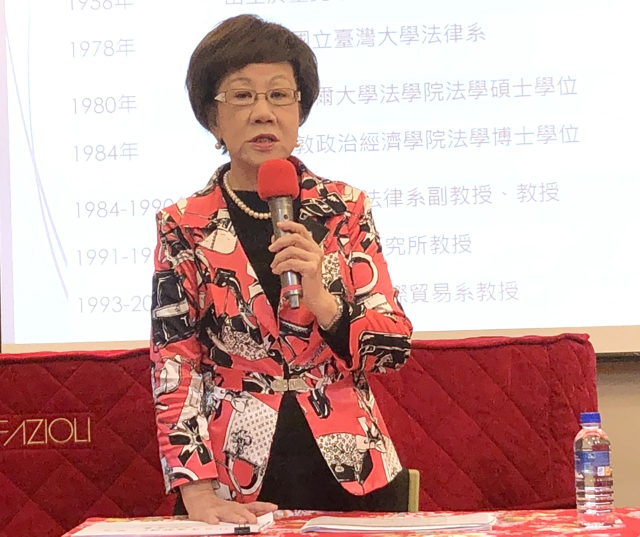
#> input picture input/lu.jpeg, 1280 x 1073 px (shown at 1/2 size)
$ python main.py
#> lines starting #> are read from the running program, lines starting #| are printed output that depends on the picture
import numpy as np
import cv2
import time

"""
Coordinate System

    0/0---X--->
     |
     |
     Y
     |
     |
     v
"""


def coordinate_u(img):
    """
    Each column of the coordinate matrix consists of [x, y, 1]^T

    Use the same coordinate system used by OpenCV
    (x: horizontal, y: vertical).
    """
    h, w, ch = img.shape
    img_size = h * w

    coordinate = np.ones((3, img_size), dtype=int)
    v1 = np.arange(h)
    v2 = np.arange(w)
    coordinate[0] = np.tile(v2, h)
    coordinate[1] = np.repeat(v1, w, axis=0)

    return coordinate


def homography_transform(H, u):
    """
    Input H and u. Return a normalized v.
    """
    v = np.dot(H, u)  # v=H*u
    v *= 1 / v[2]  # Normalize v
    return v


def coordinate_2d(vec):
    """
    Input a 3 by n matrix and return a n by 2 matrix with each row corresponds to (x, y) position
    """
    dest = np.delete(vec, obj=2, axis=0).T
    return dest


# u, v are N-by-2 matrices, representing N corresponding points for v = T(u)
# this function should return a 3-by-3 homography matrix
def solve_homography(u, v, method=2):
    N = u.shape[0]
    if v.shape[0] is not N:
        print("u and v should have the same size")
        return None
    if N < 4:
        print("At least 4 points should be given")
        return None

    b = np.zeros((2 * N, 1))
    H = np.zeros((3, 3))

    # Method 1
    if method == 1:
        # Build vector b
        b = v.reshape(-1, 1)

        # Build matrix A
        A = np.zeros((2 * N, 8))
        for i in range(N):
            A[2 * i, 0:2] = u[i]
            A[2 * i, 2] = 1
            A[2 * i, 6] = -u[i, 0] * v[i, 0]
            A[2 * i, 7] = -u[i, 1] * v[i, 0]

            A[2 * i + 1, 3:5] = u[i]
            A[2 * i + 1, 5] = 1
            A[2 * i + 1, 6] = -u[i, 0] * v[i, 1]
            A[2 * i + 1, 7] = -u[i, 1] * v[i, 1]

        # Solve the linear matrix equation Ax=b
        x = np.linalg.solve(A, b)

        # Reshape the solution and fill in the value of h33=1
        H = np.resize(x, (3, 3))
        H[2, 2] = 1

    # Method 2
    elif method == 2:
        # Build matrix A
        A = np.zeros((2 * N, 9))
        for i in range(N):
            A[2 * i, 0:2] = u[i]
            A[2 * i, 2] = 1
            A[2 * i, 6] = -u[i, 0] * v[i, 0]
            A[2 * i, 7] = -u[i, 1] * v[i, 0]
            A[2 * i, 8] = -v[i, 0]

            A[2 * i + 1, 3:5] = u[i]
            A[2 * i + 1, 5] = 1
            A[2 * i + 1, 6] = -u[i, 0] * v[i, 1]
            A[2 * i + 1, 7] = -u[i, 1] * v[i, 1]
            A[2 * i + 1, 8] = -v[i, 1]

        # Compute SVD of A
        _, _, vh = np.linalg.svd(A)

        # H is the last column of V
        V = vh.T
        H = np.resize(V[:, 8], (3, 3))

    return H


# corners are 4-by-2 arrays, representing the four image corner (x, y) pairs
def transform(img, canvas, corners):
    h, w, ch = img.shape
    img_size = h * w
    img_corners = np.array([[0, 0], [w - 1, 0], [0, h - 1], [w - 1, h - 1]])
    H = solve_homography(img_corners, corners)

    u = coordinate_u(img)
    v = homography_transform(H, u)
    v = coordinate_2d(v)
    u = coordinate_2d(u)
    v = v.astype(int)

    for i in range(img_size):
        pixel = img[u[i, 1], u[i, 0], :]
        canvas[v[i, 1], v[i, 0], :] = pixel


def back_warping(src_img, project, corner):
    h, w, ch = project.shape
    project_size = h * w
    pro_corners = np.array([[0, 0], [w - 1, 0], [0, h - 1], [w - 1, h - 1]])
    H = solve_homography(pro_corners, corner)

    u = coordinate_u(project)
    v = homography_transform(H, u)
    v = coordinate_2d(v)
    u = coordinate_2d(u)

    for i in range(project_size):
        project[u[i, 1], u[i, 0]] = bilinear(src_img, v[i, 1], v[i, 0])


def bilinear(src_img, t_y, t_x):
    if t_x < 0 or t_y < 0 or t_x >= src_img.shape[1] - 1 or t_y >= src_img.shape[0] - 1:
        return np.zeros(3)

    x_left = round(t_x - int(t_x), 4)
    x_right = 1 - x_left
    y_low = round(t_y - int(t_y), 4)
    y_high = 1 - y_low

    int_x, int_y = int(round(t_x)), int(round(t_y))

    try:
        img_low_left = x_left * y_low * src_img[int_y, int_x]
        img_low_right = x_right * y_low * src_img[int_y, int_x + 1]
        img_high_left = x_left * y_high * src_img[int_y + 1, int_x]
        img_high_right = x_right * y_high * src_img[int_y + 1, int_x + 1]
        img_sum = img_low_left + img_low_right + img_high_left + img_high_right
    except IndexError:
        return np.zeros(3)

    return img_sum


def main():
    # Part 1
    print("========== PART 1 ===========")
    ts = time.time()
    canvas = cv2.imread("./input/Akihabara.jpg")
    img1 = cv2.imread("./input/lu.jpeg")
#> img1 is the input picture: shape (1073, 1280, 3); mean B, G, R 159.5, 162.9, 200.9
    img2 = cv2.imread("./input/kuo.jpg")
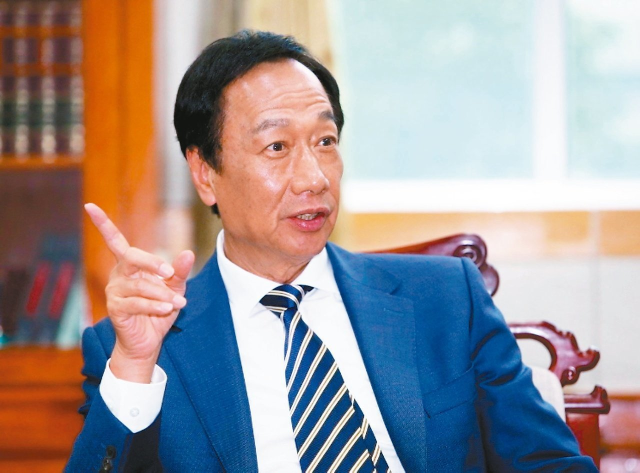
#> input picture input/kuo.jpg, 1280 x 945 px (shown at 1/2 size)
#> img2 is the input picture: shape (945, 1280, 3); mean B, G, R 151.8, 151, 159.3
    img3 = cv2.imread("./input/haung.jpg")
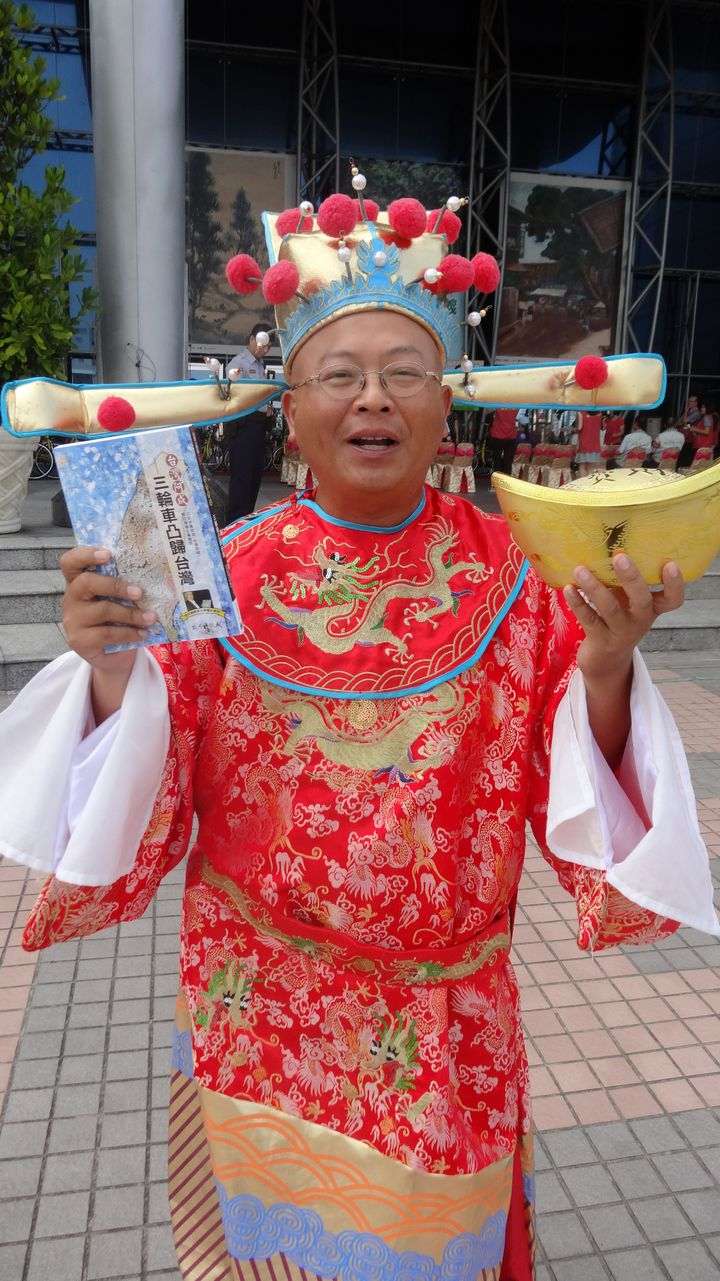
#> input picture input/haung.jpg, 720 x 1281 px
#> img3 is the input picture: shape (1281, 720, 3); mean B, G, R 98.6, 100.1, 139.8
    img4 = cv2.imread("./input/tsai.jpg")
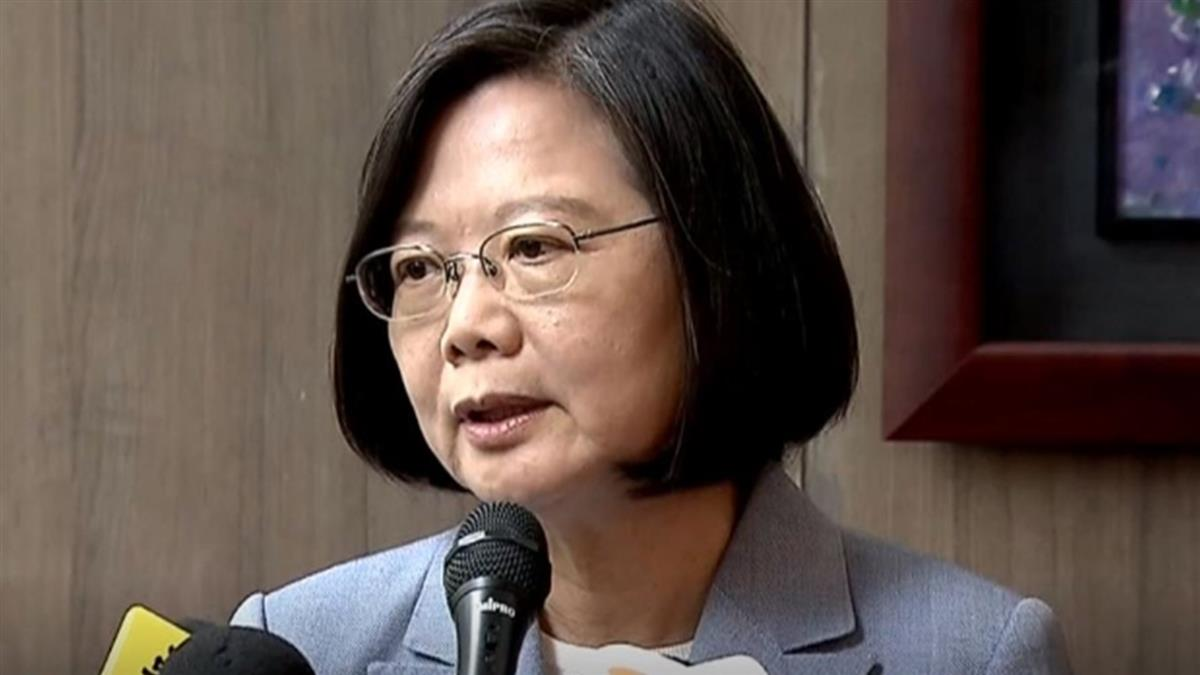
#> input picture input/tsai.jpg, 1200 x 675 px
#> img4 is the input picture: shape (675, 1200, 3); mean B, G, R 73.4, 80.1, 94.6
    img5 = cv2.imread("./input/han.jpg")
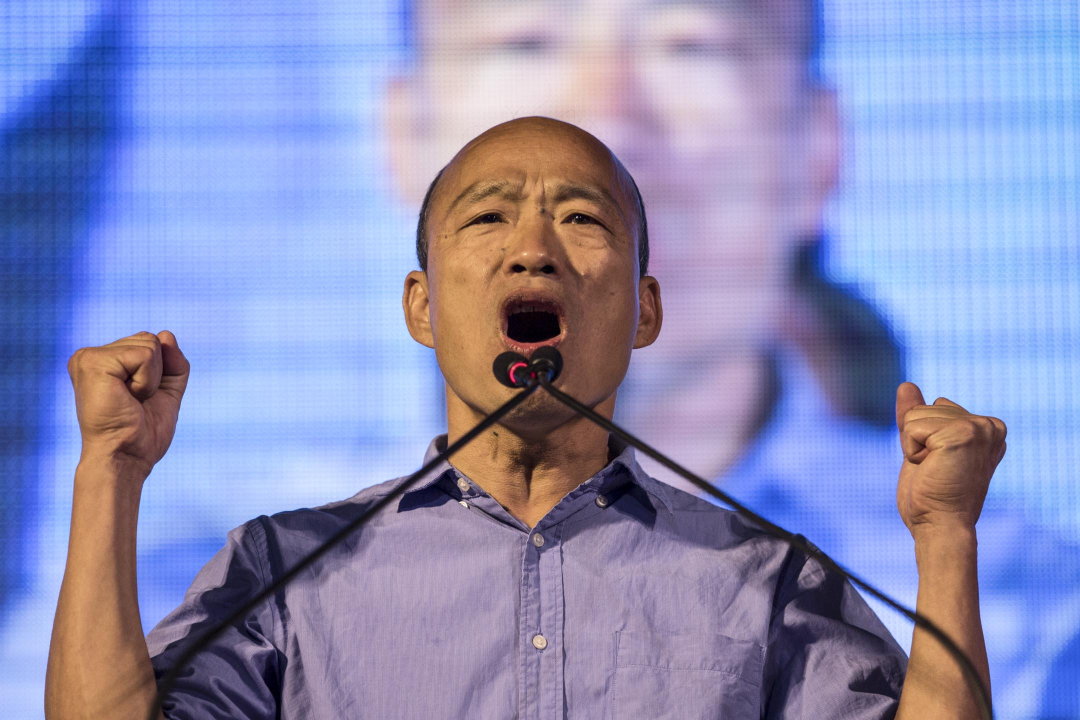
#> input picture input/han.jpg, 2160 x 1440 px (shown at 1/2 size)
#> img5 is the input picture: shape (1440, 2160, 3); mean B, G, R 184, 143, 140.8

    canvas_corners1 = np.array([[779, 312], [1014, 176], [739, 747], [978, 639]])
    canvas_corners2 = np.array([[1194, 496], [1537, 458], [1168, 961], [1523, 932]])
    canvas_corners3 = np.array([[2693, 250], [2886, 390], [2754, 1344], [2955, 1403]])
    canvas_corners4 = np.array([[3563, 475], [3882, 803], [3614, 921], [3921, 1158]])
    canvas_corners5 = np.array([[2006, 887], [2622, 900], [2008, 1349], [2640, 1357]])

    transform(img1, canvas, canvas_corners1)
#> in coordinate_2d, `dest = np.delete(vec, obj=2, axis=0).T`: dest = 1373440 pairs, first value 739 to 1014, second value 176 to 747
#> in transform, `v = coordinate_2d(v)`: v has the same summary as dest in coordinate_2d
#> in transform, `u = coordinate_2d(u)`: u = 1373440 pairs, first value 0 to 1279, second value 0 to 1072
#> in transform, `v = v.astype(int)`: v = 1373440 pairs, first value 739 to 1013, second value 176 to 746
#> the loop in transform, `for i in range(img_size):` made 1 pass
#> pixel on pass 1: [236, 235, 245]
    transform(img2, canvas, canvas_corners2)
    transform(img3, canvas, canvas_corners3)
    transform(img4, canvas, canvas_corners4)
    transform(img5, canvas, canvas_corners5)

    cv2.imwrite("part1.png", canvas)
    te = time.time()
    print("Elapse time: {}...".format(te - ts))

    # Part 2
    print("========== PART 2 ===========")
    ts = time.time()
    img = cv2.imread("./input/QR_code.jpg")

    output2 = np.zeros((200, 200, 3))
    # corner_screen = np.array([[778, 364], [2280, 541], [1578, 2895], [2558, 1662]])
    corner_QR = np.array([[1979, 1238], [2041, 1211], [2025, 1397], [2084, 1365]])
    back_warping(img, output2, corner_QR)

    cv2.imwrite("part2.png", output2)
    te = time.time()
    print("Elapse time: {}...".format(te - ts))

    # Part 3
    print("========== PART 3 ===========")
    ts = time.time()
    img_front = cv2.imread("./input/crosswalk_front.jpg")

    output3 = np.zeros((300, 500, 3))
    corners_crosswalk = np.array([[160, 129], [563, 129], [0, 286], [723, 286]])
    back_warping(img_front, output3, corners_crosswalk)

    cv2.imwrite("part3.png", output3)
    te = time.time()
    print("Elapse time: {}...".format(te - ts))


if __name__ == "__main__":
#> (the run stopped early here; a loop or call above may not have finished)
